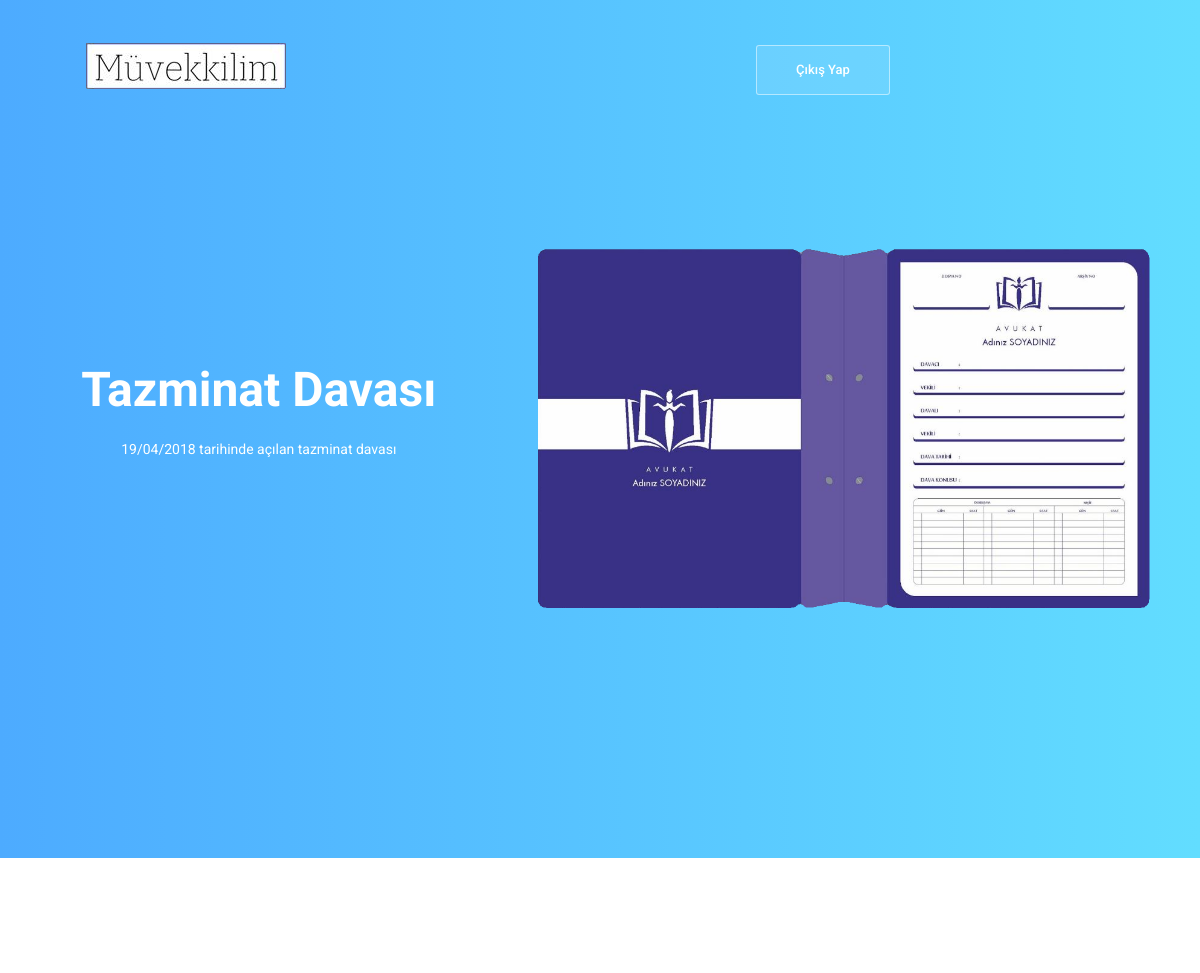
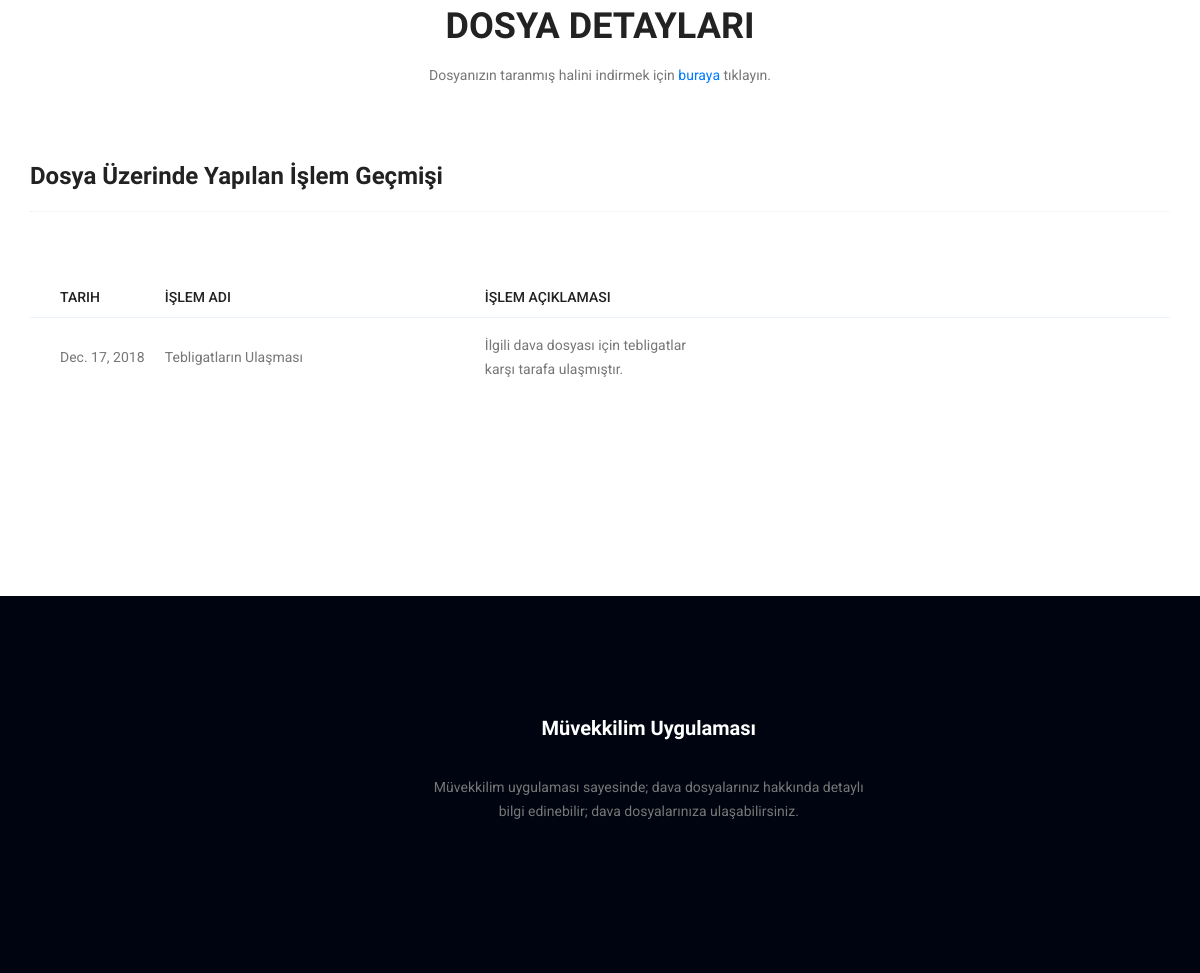
/davadetay/1/ (signed in), run on the app's committed database (2 pictures, top to bottom).
### muvekkil/models.py (models this page shows, shortened)
class Dava(models.Model):
    dava_title = models.CharField(('Dava Adı'), max_length=150)
    dava_description = models.TextField(('Dava Açıklaması'))
    dava_link = models.CharField(('Dava Dosyalarının Olduğu Link'), max_length=300)  ## Burada dava dosyamızın indirme linkini vereceğiz.
    dava_start = models.DateField(auto_now_add=True, blank=True)
    user = models.ManyToManyField(User)
    class Meta:
        ordering= ('-dava_start',)
        verbose_name = ('dava')
        verbose_name_plural = ('davalar')

class Surec(models.Model):
    surec_title = models.CharField(('Süreç Başlığı'), max_length=150)
    surec_description = models.TextField(('Süreç Açıklaması'))
    surec_date = models.DateField(('Süreç Zamanı'))  ## Surecimizin ne zaman oldugunu göstererek süreç sıralamasını sayfada surec_date'e göre yapacağız.
    dava = models.ForeignKey(Dava, on_delete=models.CASCADE)
    class Meta:
        ordering = ('-surec_date',)
        verbose_name = ('Dava Süreci')
        verbose_name_plural = ('Dava Süreçleri')

### muvekkil/views.py (the view)
# urls.py: path('davadetay/<int:id>/', davadetay, name="davadetay"),
def davadetay(request, id):
    if request.user.is_authenticated:
        user = request.user
        davalar = user.dava_set.all()
        dava_ids = []
        for dava in davalar:
            dava_ids.append(dava.id)
        if id in dava_ids:
            davaGetir = Dava.objects.get(id=id)
            surecGetir = davaGetir.surec_set.all()
            context = {'dava' : davaGetir,
                       'surecler' : surecGetir}
            return render(request, 'muvekkil/davadetay.html', context)
        else:
            return redirect('/')
    else:
        return redirect('login')

### muvekkil/templates/muvekkil/davadetay.html (shortened to what this page needs)
{% if user.is_authenticated %}
{% load static %}
<!doctype html>
<html lang="en">
    <head>
        <link rel="stylesheet" href="{% static 'muvekkil/css/bootstrap.css' %}">
        <link rel="stylesheet" href="{% static  'muvekkil/vendors/linericon/style.css' %}">
        <link rel="stylesheet" href="{% static 'muvekkil/css/font-awesome.min.css' %} ">
        <link rel="stylesheet" href="{% static 'muvekkil/vendors/owl-carousel/owl.carousel.min.css' %}">
        <link rel="stylesheet" href="{% static 'muvekkil/lightbox/simpleLightbox.css' %}">
        <link rel="stylesheet" href="{% static 'muvekkil/vendors/nice-select/css/nice-select.css'%} ">
        <link rel="stylesheet" href="{% static 'muvekkil/vendors/animate-css/animate.css' %}">
        <link rel="stylesheet" href="{% static 'muvekkil/vendors/flaticon/flaticon.css' %}">
        <link rel="stylesheet" href="{% static 'muvekkil/css/style.css' %}">
        <link rel="stylesheet" href="{% static 'muvekkil/css/responsive.css' %}">
    </head>
    <body>
        <header class="header_area">
            <div class="main_menu">
            	<nav class="navbar navbar-expand-lg navbar-light">
					<div class="container box_1620">
						<a class="navbar-brand logo_h" href="/"><img src="{% static 'muvekkil/img/logo.png' %}" alt=""></a>
						<div class="collapse navbar-collapse offset" id="navbarSupportedContent">
                        <ul style="margin-top: 17px; margin-left: 380px" class="nav navbar-nav navbar-right">
                            <li class="nav-item"><a href="{% url 'logout' %}" class="tickets_btn">Çıkış Yap</a></li>
                        </ul>
						</div>
					</div>
            	</nav>
            </div>
        </header>
        <section class="home_banner_area">
            <div class="banner_inner">
				<div class="container">
					<div class="row">
						<div class="col-lg-5">
							<div class="banner_content">
								<h2 class="text-center">{{ dava.dava_title }} <br /></h2>
								<p class="text-center">{{ dava.dava_description }}</p>
							</div>
						</div>
						<div class="col-lg-7">
							<div class="home_left_img">
								<img class="img-fluid" src="{% static 'muvekkil/img/banner/banner.png' %}" alt="">
							</div>
						</div>
					</div>
				</div>
            </div>
        </section>
        <section class="work_area p_120">
        	<div class="container">
        		<div class="main_title">
        			<h2>Dosya Detayları</h2>
                    <p>Dosyanızın taranmış halini indirmek için <a href="{{ dava.dava_link }}">buraya </a> tıklayın.</p>
        		</div>
                    <h3 class="mb-20 title_color">Dosya Üzerinde Yapılan İşlem Geçmişi {{ id }}</h3>
                    <div class="section-top-border">
						<div class="progress-table-wrap">
							<div class="progress-table">
								<div class="table-head">
									<div class="serial">Tarih</div>
									<div class="country">İşlem Adı</div>
									<div class="visit">İşlem Açıklaması</div>
								</div>
                                {% for surec in surecler %}
								<div class="table-row">
									<div class="serial">{{ surec.surec_date }}</div>
                                    <div class="country">{{ surec.surec_title }}</div>
									<div class="visit">{{ surec.surec_description }}</div>
								</div>
                                {% endfor %}
							</div>
						</div>
					</div>
        		</div>
        </section>
        <footer class="footer_area p_120">
        	<div class="container">
        		<div class="row footer_inner">
        			<div class="col-lg-4 col-sm-6">
        			</div>
        			<div class="col-lg-5 col-sm-6">
        				<aside class="f_widget ab_widget">
        					<div class="f_title">
        						<h3 class="text-center">Müvekkilim Uygulaması</h3>
        					</div>
        					<p class="text-center">Müvekkilim uygulaması sayesinde; dava dosyalarınız hakkında detaylı bilgi edinebilir; dava dosyalarınıza ulaşabilirsiniz.</p>
        				</aside>
        			</div>
        		</div>
        	</div>
        </footer>
    </body>
</html>
{% else %}
{% load static %}
{% endif %}

### muvekkil/static/muvekkil/css/style.css (style rules this page uses)
a { text-decoration: none; transition: all 0.3s ease-in-out; }
body { line-height: 24px; font-size: 14px; font-family: "Roboto", sans-serif; font-weight: normal; color: #777777; }
h1, h2, h3, h4, h5, h6 { font-family: "Heebo", sans-serif; font-weight: bold; }
.p_120 { padding-top: 120px; padding-bottom: 120px; }
@media (min-width: 1200px) { .container { max-width: 1170px; } }
.main_title { text-align: center; margin-bottom: 75px; }
.main_title h2 { font-family: "Heebo", sans-serif; font-size: 36px; color: #222222; font-weight: bold; margin-bottom: 15px; text-transform: uppercase; }
.main_title p { font-size: 14px; font-family: "Roboto", sans-serif; line-height: 24px; color: #777777; margin-bottom: 0px; max-width: 570px; margin: auto; }
.header_area { position: absolute; width: 100%; top: 0; left: 0; z-index: 99; transition: background 0.4s, all 0.3s linear; }
.header_area .navbar-brand { margin-right: 30px; }
.header_area .navbar { background: transparent; padding: 0px; border: 0px; border-radius: 0px; width: 100%; }
.header_area .navbar .nav .nav-item { margin-right: 45px; }
.header_area .navbar .nav .nav-item:last-child { margin-right: 0px; }
.home_banner_area { z-index: 1; background-image: -moz-linear-gradient(0deg, #4dabff 0%, #62ddff 100%); background-image: -webkit-linear-gradient(0deg, #4dabff 0%, #62ddff 100%); background-image: -ms-linear-gradient(0deg, #4dabff 0%, #62ddff 100%); }
.home_banner_area .banner_inner { width: 100%; }
.home_banner_area .banner_inner .home_left_img { padding-top: 230px; padding-bottom: 230px; }
.home_banner_area .banner_inner .col-lg-5 { vertical-align: middle; align-self: center; }
.home_banner_area .banner_inner .banner_content { text-align: left; color: #fff; }
.home_banner_area .banner_inner .banner_content h2 { margin-top: 0px; font-size: 48px; font-weight: bold; font-family: "Heebo", sans-serif; line-height: 54px; margin-bottom: 20px; }
.home_banner_area .banner_inner .banner_content p { color: #fff; font-family: "Roboto", sans-serif; margin-bottom: 35px; }
.mb-20 { margin-bottom: 20px; }
.title_color { color: #222222; }
.section-top-border { padding: 50px 0; border-top: 1px dotted #eee; }
h2 { font-size: 30px; }
h3 { font-size: 24px; }
.progress-table { background: #fff; padding: 15px 0px 30px 0px; min-width: 800px; }
.progress-table .serial { width: 11.83%; padding-left: 30px; }
.progress-table .country { width: 28.07%; }
.progress-table .visit { width: 19.74%; }
.progress-table .table-head { display: flex; }
.progress-table .table-head .serial, .progress-table .table-head .country, .progress-table .table-head .visit, .progress-table .table-head .percentage { color: #222222; line-height: 40px; text-transform: uppercase; font-weight: 500; }
.progress-table .table-row { padding: 15px 0; border-top: 1px solid #edf3fd; display: flex; }
.progress-table .table-row .serial, .progress-table .table-row .country, .progress-table .table-row .visit, .progress-table .table-row .percentage { display: flex; align-items: center; }
.tickets_btn { display: inline-block; background: rgba(255, 255, 255, 0.1); color: #fff; font-family: "Roboto", sans-serif; width: 134px; font-size: 13px; font-weight: 500; border: 1px solid rgba(255, 255, 255, 0.5); line-height: 48px; border-radius: 3px; outline: none !important; box-shadow: none !important; text-align: center; cursor: pointer; transition: all 300ms linear 0s; }
.footer_area { background: #000410; }
.f_title { margin-bottom: 35px; }
.f_title h3 { color: #fff; font-size: 20px; font-weight: bold; font-family: "Heebo", sans-serif; margin-bottom: 0px; }
.ab_widget p { font-size: 14px; line-height: 24px; font-family: "Roboto", sans-serif; color: #777777; margin-bottom: 30px; }

### data on the page
Dava: dava_title "Tazminat Davası", dava_description "19/04/2018 tarihinde açılan tazminat davası"
Surec: surec_date "Dec. 17, 2018", surec_title "Tebligatların Ulaşması", surec_description "İlgili dava dosyası için tebligatlar karşı tarafa ulaşmıştır."
